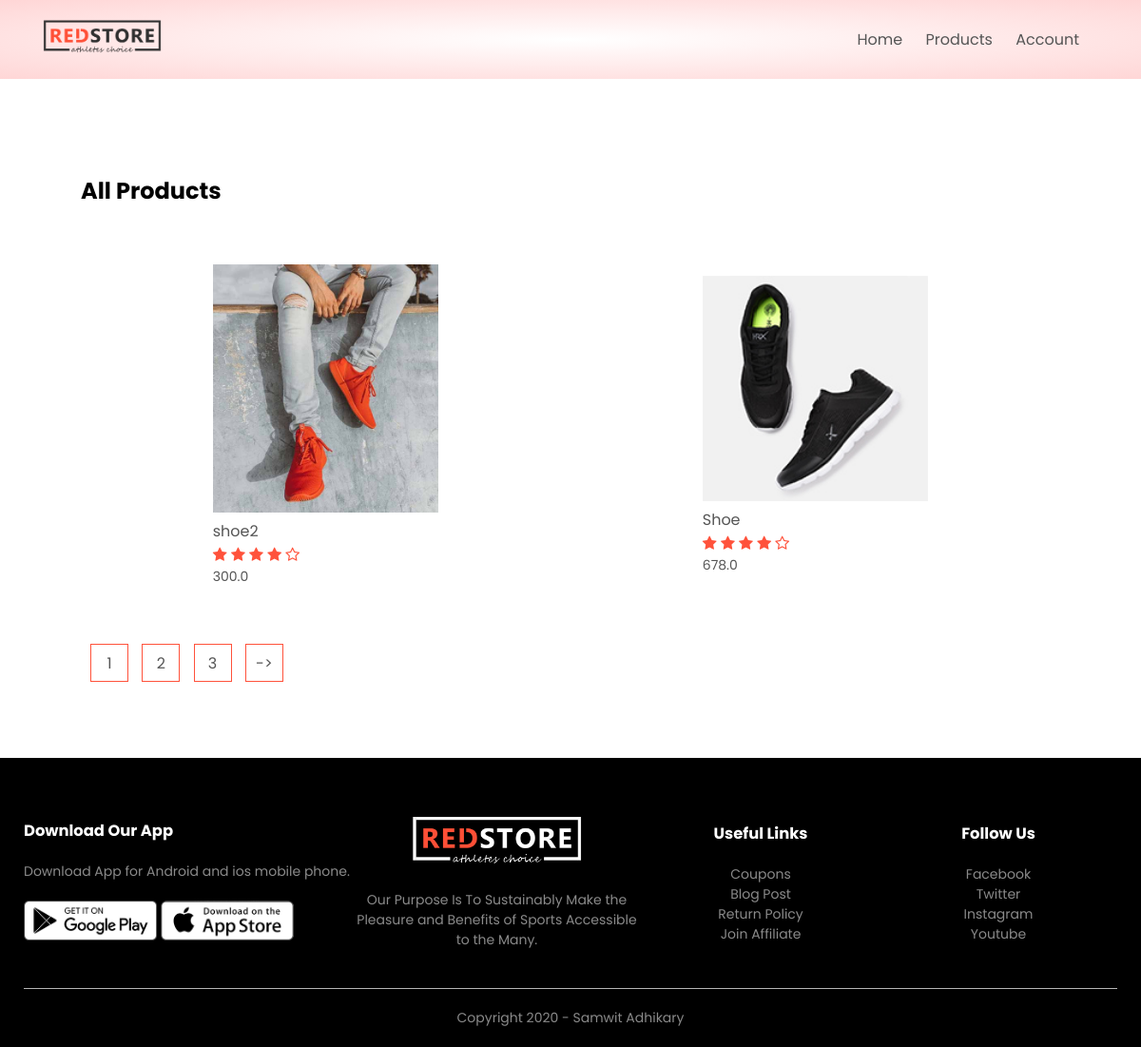
The app's page /product_list with its own data.
### products/models.py (models this page shows, shortened)
class Product(models.Model):
    LIVE=1
    DELETE=0
    DELETE_CHOICES=((LIVE,'Live'),(DELETE,'Delete'))
    title=models.CharField(max_length=250)
    price=models.FloatField()
    description=models.TextField()
    image=models.ImageField(upload_to='media/')
    priority=models.IntegerField(default=0)
    delete_status=models.IntegerField(choices=DELETE_CHOICES,default=LIVE)
    created_at=models.DateTimeField(auto_now_add=True)
    updated_at=models.DateTimeField(auto_now=True)

### products/views.py (the view)
# urls.py: path("product_list",views.list_products,name="list_product"),
def list_products(request):
    page=1
    if request.GET:
        page=request.GET.get('page',1)
    product_list=Product.objects.order_by('priority')
    product_paginator=Paginator(product_list,2)
    product_list=product_paginator.get_page(page)
    context={'products':product_list}
    return render(request,'products.html',context)

### products/templatetags/chunks.py (called while the page is built)
@register.filter(name='chunks')
def chunks(list_data,chunk_size):
    chunk=[]
    i=0
    for data in list_data:
        chunk.append(data)
        i+=1
        if i==chunk_size:
            yield chunk
            chunk=[]
            i=0
    if chunk:
        yield chunk

### templates/products.html (shortened to what this page needs)
{% extends 'blank_layout.html' %}
{% block content %}
{% include 'products_list.html' %}
{% endblock content%}

### templates/products_list.html (shortened to what this page needs)
{% load static %}
{% load chunks %}
<div class="small-container">
    <div class="row row-2">
        <h2>All Products</h2>
    </div>
    {% for product_chunks in products|chunks:4 %}
    <div class="row">
            {% for product in product_chunks %}
        <div class="col-4">
            <a href="{% url 'detail_product' product.id %}"><img src="{{product.image.url}}"></a>
            <h4>{{product.title}}</h4>
            <div class="rating">
                <i class="fa fa-star"></i>
                <i class="fa fa-star"></i>
                <i class="fa fa-star"></i>
                <i class="fa fa-star"></i>
                <i class="fa fa-star-o"></i>
            </div>
            <p>{{product.price}}</p>
        </div>
        {% endfor %}
    </div>
    {% endfor %}
    <div class="page-btn">
        {% for i in products.paginator.page_range %}
        <a href="?page={{i}}"><span>{{i}}</span></a>
        {% endfor %}
        {% if products.has_next %}
        <a href="?page={{products.next_page_number}}"><span>-></span></a>
        {% endif %}
    </div>
</div>

### static/css/style.css (style rules this page uses)
* { margin: 0; padding: 0; box-sizing: border-box; }
body { font-family: 'Poppins', sans-serif; }
a { text-decoration: none; color: #555; }
p { color: #555; }
.row { display: flex; align-items: center; flex-wrap: wrap; justify-content: space-around; }
.small-container { max-width: 1080px; margin: auto; padding-left: 25px; padding-right: 25px; }
.col-4 { flex-basis: 25%; padding: 10px; min-width: 200px; margin-bottom: 50px; transition: transform 0.5s; }
.col-4 img { width: 100%; }
h4 { color: #555; font-weight: normal; }
.col-4 p { font-size: 14px; }
.rating .fa { color: #ff523b; }
.row-2 { justify-content: space-between; margin: 100px auto 50px; }
.page-btn { margin: 0 auto 80px; }
.page-btn span { display: inline-block; border: 1px solid #ff523b; margin-left: 10px; width: 40px; height: 40px; text-align: center; line-height: 40px; cursor: pointer; }

### records on screen
Product: image (picture), title "shoe2", price "300.0"
Product: image (picture), title "Shoe", price "678.0"

### other values on screen
{{ i }} "1" "2" "3"
